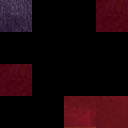

Rendered tile map (Tiled .tmx) drawn with the repository's tilesets; below, a short description and the full map source, tile grids included:
An orthogonal 4x4 tile map with 32x32 px tiles, 13 tile layers (output_boden, output10_boden, output9_boden, output8_boden, ...), 4 tilesets.

<map version="1.4" tiledversion="1.4.3" orientation="orthogonal" renderorder="right-down" width="4" height="4" tilewidth="32" tileheight="32" infinite="0" nextlayerid="14" nextobjectid="1">
 <tileset firstgid="1" name="teppich-raum15-lila" tilewidth="32" tileheight="32" tilecount="25" columns="5">
  <image source="teppich-raum15-lila.png" width="160" height="160" />
 </tileset>
 <tileset firstgid="26" name="teppich-raum15-rot" tilewidth="32" tileheight="32" tilecount="25" columns="5">
  <image source="teppich-raum15-rot.png" width="160" height="160" />
 </tileset>
 <tileset firstgid="51" name="teppich-flur-rot" tilewidth="32" tileheight="32" tilecount="25" columns="5">
  <image source="teppich-raum15-rot.png" width="160" height="160" />
 </tileset>
 <tileset firstgid="76" name="VillaSiemansLogoTeppich" tilewidth="32" tileheight="32" tilecount="12" columns="6">
  <image source="VillaSiemansLogoTeppich.png" width="192" height="64" />
 </tileset>
 <layer id="1" name="output_boden" width="4" height="4">
  <data encoding="csv">
12,0,0,46,
0,0,0,0,
0,0,0,0,
0,0,0,0
</data>
 </layer>
 <layer id="12" name="output10_boden" width="4" height="4">
  <data encoding="csv">
11,0,0,45,
0,0,0,0,
0,0,0,0,
0,0,0,0
</data>
 </layer>
 <layer id="13" name="output9_boden" width="4" height="4">
  <data encoding="csv">
10,0,0,47,
0,0,0,0,
0,0,0,0,
0,0,0,0
</data>
 </layer>
 <layer id="4" name="output8_boden" width="4" height="4">
  <data encoding="csv">
9,0,0,34,
0,0,0,0,
0,0,0,0,
0,0,0,0
</data>
 </layer>
 <layer id="5" name="output7_boden" width="4" height="4">
  <data encoding="csv">
8,0,0,48,
0,0,0,0,
0,0,0,0,
0,0,0,0
</data>
 </layer>
 <layer id="6" name="output6_boden" width="4" height="4">
  <data encoding="csv">
7,0,0,36,
0,0,0,0,
0,0,0,0,
0,0,0,0
</data>
 </layer>
 <layer id="7" name="output5_boden" width="4" height="4">
  <data encoding="csv">
6,0,0,45,
0,0,0,0,
0,0,0,0,
0,0,0,0
</data>
 </layer>
 <layer id="8" name="output4_boden" width="4" height="4">
  <data encoding="csv">
5,0,0,43,
0,0,0,0,
0,0,0,0,
0,0,0,0
</data>
 </layer>
 <layer id="9" name="output3_boden" width="4" height="4">
  <data encoding="csv">
4,0,0,38,
0,0,0,0,
55,0,0,0,
0,0,0,0
</data>
 </layer>
 <layer id="10" name="output2_boden" width="4" height="4">
  <data encoding="csv">
3,0,0,28,
0,0,0,0,
52,0,0,0,
0,0,87,81
</data>
 </layer>
 <layer id="11" name="output1_boden" width="4" height="4">
  <data encoding="csv">
2,0,0,27,
0,0,0,0,
51,0,0,0,
0,0,82,76
</data>
 </layer>
 <layer id="2" name="input_boden" width="4" height="4">
  <data encoding="csv">
1,0,0,26,
0,0,0,0,
51,0,0,0,
0,0,82,76
</data>
 </layer>
 <layer id="3" name="regions" width="4" height="4">
  <data encoding="csv">
12,0,0,26,
0,0,0,0,
51,0,0,0,
0,0,0,0
</data>
 </layer>
</map>